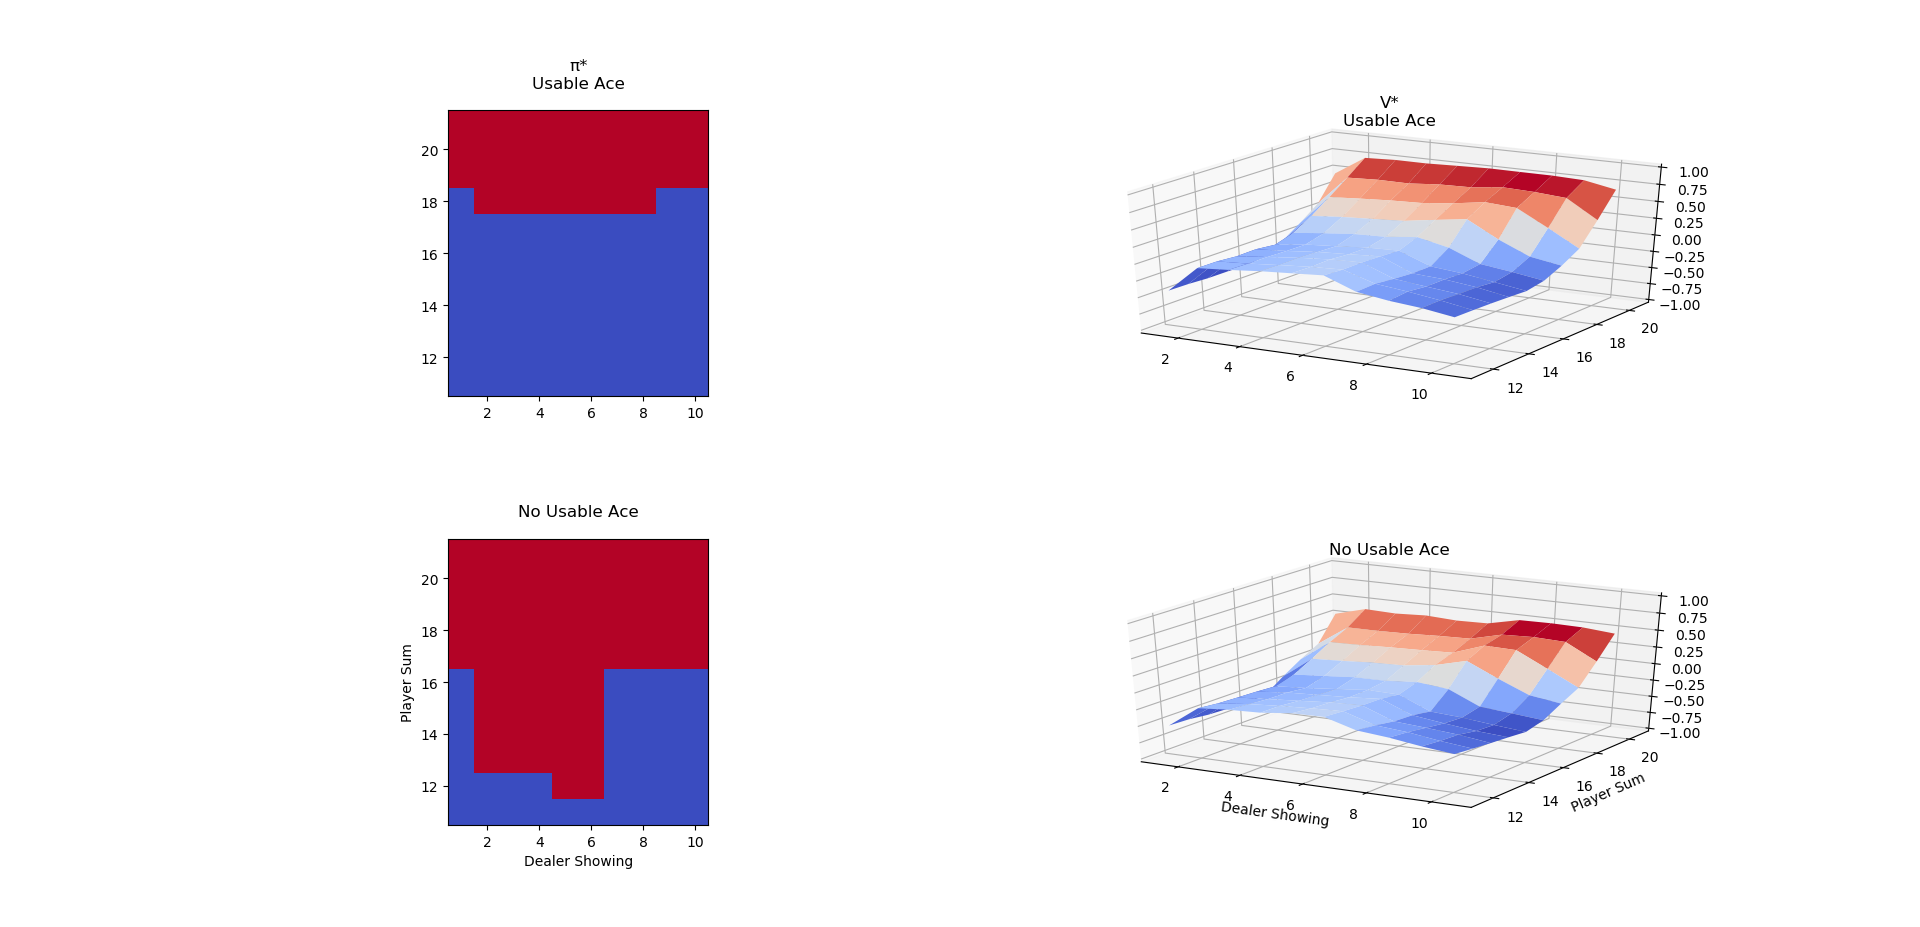

Reproduce this figure in Python.
'''
Reinforcement Learning by Sutton and Barto
5. Monte Carlo Methods
5.3 Monte Carlo Control
Example 5.3: Solving Blackjack
'''
import numpy as np
from collections import defaultdict
import matplotlib.pyplot as plt
from matplotlib import cm
from mpl_toolkits.mplot3d import Axes3D


HIT = 0
STICK = 1


def generate_episode(policy):
    dealer_showing = min(np.random.randint(1, 14), 10)
    dealer_hidden = min(np.random.randint(1, 14), 10)
    dealer_sum = 0
    dealer_usable_ace = False
    dealer_sum += dealer_showing
    if dealer_showing == 1:
        dealer_sum += 10
        dealer_usable_ace = True
    dealer_sum += dealer_hidden
    if dealer_sum > 21 and dealer_usable_ace:
        dealer_sum -= 10
        dealer_usable_ace = False
    if dealer_hidden == 1 and dealer_sum <= 11:
        dealer_sum += 10
        dealer_usable_ace = True

    states = []
    actions = []
    player_sum = np.random.randint(11, 22)
    player_cards_num = np.random.randint(2, 4)
    usable_ace = np.random.uniform() > 0.5
    action = np.random.randint(0, 2)
    s = (player_sum, dealer_showing, usable_ace)
    states.append(s)
    actions.append(action)
    while action == HIT:
        player_card = min(np.random.randint(1, 14), 10)
        player_cards_num += 1
        player_sum += player_card
        if player_sum > 21 and usable_ace:
            player_sum -= 10
            usable_ace = False
        if player_card == 1 and player_sum <= 11:
            player_sum += 10
            usable_ace = True
        if player_sum <= 11:
            continue
        if player_sum > 21:
            break
        s = (player_sum, dealer_showing, usable_ace)
        action = policy[s]
        states.append(s)
        actions.append(action)
    
    reward = 0
    if player_sum == 21 and player_cards_num == 2:
        if dealer_sum == 21:
            reward = 0
        else:
            reward = 1
    elif player_sum > 21:
        reward = -1
    else:
        while dealer_sum < 17:
            dealer_card = min(np.random.randint(1, 14), 10)
            dealer_sum += dealer_card
            if dealer_sum > 21 and dealer_usable_ace:
                dealer_sum -= 10
                dealer_usable_ace = False
            if dealer_card == 1 and dealer_sum <= 11:
                dealer_sum += 10
                dealer_usable_ace = True
        if dealer_sum > 21:
            reward = 1
        else:
            if player_sum > dealer_sum:
                reward = 1
            elif player_sum < dealer_sum:
                reward = -1
            else:
                reward = 0
    return reward, states, actions


def get_initial_policy():
    policy = defaultdict(lambda: HIT)
    for player_sum in range(20, 22):
        for dealer_showing in range(1, 11):
            for usable_ace in (True, False):
                s = (player_sum, dealer_showing, usable_ace)              
                policy[s] = STICK
    return policy


def plot_policy(policy, usable_ace, ax):
    policy_arr = []
    for player_sum in range(22):
        policy_arr.append([])
        for dealer_showing in range(11):
            s = (player_sum, dealer_showing, usable_ace)
            policy_arr[-1].append(policy[s])
    ax.matshow(policy_arr, cmap=cm.coolwarm)
    ax.xaxis.set_ticks_position('bottom')
    ax.invert_yaxis()
    ax.set_xlim(0.5, 10.5)
    ax.set_ylim(10.5, 21.5)


def plot_V(V, usable_ace, ax):
    z = np.zeros((10, 10))
    for player_sum in range(12, 22):
        for dealer_showing in range(1, 11):
            z[player_sum - 12][dealer_showing - 1] = V[player_sum, dealer_showing, usable_ace]
        
    x = range(1, 11)
    y = range(12, 22)
    x, y = np.meshgrid(x, y)
    
    ax.plot_surface(x, y, z, cmap=cm.coolwarm)
    ax.set_xlim(1, 11)
    ax.set_ylim(11, 21)
    ax.set_zlim(-1, 1)


def plot_policy_and_V(policy, V):
    fig = plt.figure()
    
    ax1 = fig.add_subplot(221)
    ax1.set_title('π*\nUsable Ace')
    plot_policy(policy, True, ax1)
    ax2 = fig.add_subplot(223)
    ax2.set_title('No Usable Ace')
    ax2.set_xlabel('Dealer Showing')
    ax2.set_ylabel('Player Sum')
    plot_policy(policy, False, ax2)
    
    ax3 = fig.add_subplot(222, projection='3d')
    ax3.set_title('V*\nUsable Ace')
    plot_V(V, True, ax3)
    ax4 = fig.add_subplot(224, projection='3d')
    ax4.set_title('No Usable Ace')
    ax4.set_xlabel('Dealer Showing')
    ax4.set_ylabel('Player Sum')
    plot_V(V, False, ax4)
    
    plt.subplots_adjust(hspace=0.5)
    plt.show()


def main():
    np.random.seed(42)
    episodes_num = 2000000
    Q = defaultdict(lambda: [0, 0])
    cnt_Q = defaultdict(lambda: [0, 0])
    V = defaultdict(float)
    cnt_V = defaultdict(int)
    policy = get_initial_policy()
    
    for i in range(episodes_num):
        reward, states, actions = generate_episode(policy)
        for s, a in zip(states, actions):
            cnt_Q[s][a] += 1
            Q[s][a] += (reward - Q[s][a])/cnt_Q[s][a]
        for s in states:
            cnt_V[s] += 1
            V[s] += (reward - V[s])/cnt_V[s]
            policy[s] = np.argmax(Q[s])

    plot_policy_and_V(policy, V)


if __name__ == '__main__':
    main()
